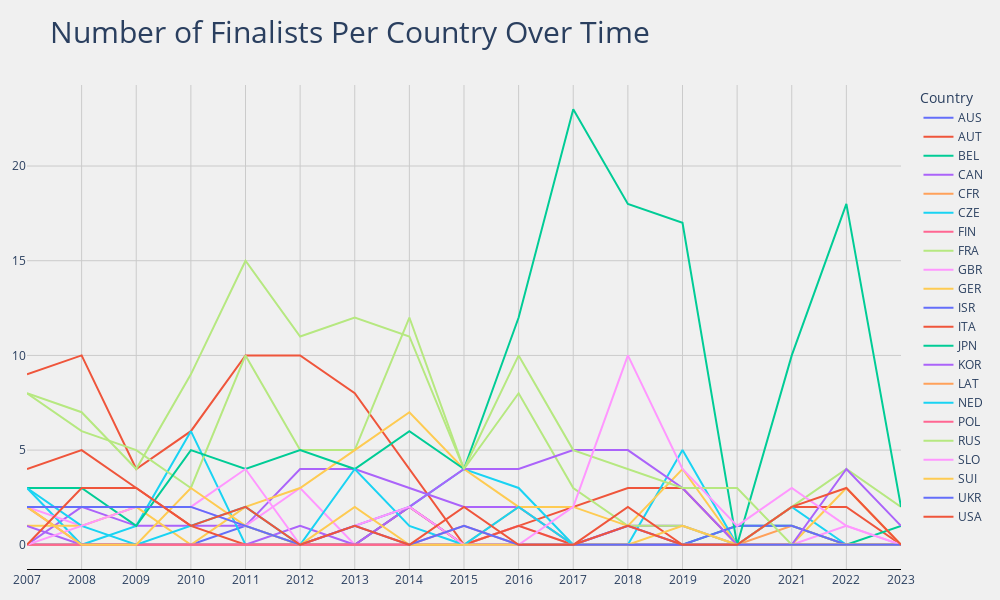

Notebook code for this chart:
### Code cell
fig = px.line(country_perf,
              width=1000,
              height=600
             )
fig.update_layout(
    title=dict(text=title, font=dict(size=30)),
    plot_bgcolor='#f0f0f0',
    paper_bgcolor='#f0f0f0',
    yaxis_title=None,
    xaxis_title=None,
    margin=dict(l=25, r=25, t=85, b=25)
)
fig.update_xaxes(
    showline=True,
    linecolor='black',
    gridcolor='#cbcbcb'
)
fig.update_yaxes(
    showticklabels=True,
    gridcolor='#cbcbcb'
)

### Figure 1 — Plotly figure (JSON) as saved in the notebook; plotly's stock layout.template omitted (floating-point values rounded to 4 significant figures)
{"data": [{"hovertemplate": "Country=AUS<br>Year=%{x}<br>value=%{y}<extra></extra>", "legendgroup": "AUS", "line": {"color": "#636efa", "dash": "solid"}, "marker": {"symbol": "circle"}, "mode": "lines", "name": "AUS", "orientation": "v", "showlegend": true, "type": "scatter", "x": ["2007", "2008", "2009", "2010", "2011", "2012", "2013", "2014", "2015", "2016", "2017", "2018", "2019", "2020", "2021", "2022", "2023"], "xaxis": "x", "y": [0, 0, 0, 0, 1, 0, 1, 2, 0, 0, 0, 0, 0, 0, 0, 0, 0], "yaxis": "y"}, {"hovertemplate": "Country=AUT<br>Year=%{x}<br>value=%{y}<extra></extra>", "legendgroup": "AUT", "line": {"color": "#EF553B", "dash": "solid"}, "marker": {"symbol": "circle"}, "mode": "lines", "name": "AUT", "orientation": "v", "showlegend": true, "type": "scatter", "x": ["2007", "2008", "2009", "2010", "2011", "2012", "2013", "2014", "2015", "2016", "2017", "2018", "2019", "2020", "2021", "2022", "2023"], "xaxis": "x", "y": [9, 10, 4, 6, 10, 10, 8, 4, 0, 1, 2, 3, 3, 0, 2, 2, 0], "yaxis": "y"}, {"hovertemplate": "Country=BEL<br>Year=%{x}<br>value=%{y}<extra></extra>", "legendgroup": "BEL", "line": {"color": "#00cc96", "dash": "solid"}, "marker": {"symbol": "circle"}, "mode": "lines", "name": "BEL", "orientation": "v", "showlegend": true, "type": "scatter", "x": ["2007", "2008", "2009", "2010", "2011", "2012", "2013", "2014", "2015", "2016", "2017", "2018", "2019", "2020", "2021", "2022", "2023"], "xaxis": "x", "y": [0, 0, 0, 0, 0, 0, 0, 0, 0, 0, 0, 0, 0, 1, 1, 0, 1], "yaxis": "y"}, {"hovertemplate": "Country=CAN<br>Year=%{x}<br>value=%{y}<extra></extra>", "legendgroup": "CAN", "line": {"color": "#ab63fa", "dash": "solid"}, "marker": {"symbol": "circle"}, "mode": "lines", "name": "CAN", "orientation": "v", "showlegend": true, "type": "scatter", "x": ["2007", "2008", "2009", "2010", "2011", "2012", "2013", "2014", "2015", "2016", "2017", "2018", "2019", "2020", "2021", "2022", "2023"], "xaxis": "x", "y": [0, 2, 1, 1, 1, 4, 4, 3, 2, 2, 0, 1, 1, 0, 0, 0, 0], "yaxis": "y"}, {"hovertemplate": "Country=CFR<br>Year=%{x}<br>value=%{y}<extra></extra>", "legendgroup": "CFR", "line": {"color": "#FFA15A", "dash": "solid"}, "marker": {"symbol": "circle"}, "mode": "lines", "name": "CFR", "orientation": "v", "showlegend": true, "type": "scatter", "x": ["2007", "2008", "2009", "2010", "2011", "2012", "2013", "2014", "2015", "2016", "2017", "2018", "2019", "2020", "2021", "2022", "2023"], "xaxis": "x", "y": [0, 0, 0, 0, 0, 0, 0, 0, 0, 0, 0, 0, 0, 0, 1, 0, 0], "yaxis": "y"}, {"hovertemplate": "Country=CZE<br>Year=%{x}<br>value=%{y}<extra></extra>", "legendgroup": "CZE", "line": {"color": "#19d3f3", "dash": "solid"}, "marker": {"symbol": "circle"}, "mode": "lines", "name": "CZE", "orientation": "v", "showlegend": true, "type": "scatter", "x": ["2007", "2008", "2009", "2010", "2011", "2012", "2013", "2014", "2015", "2016", "2017", "2018", "2019", "2020", "2021", "2022", "2023"], "xaxis": "x", "y": [3, 0, 1, 6, 0, 0, 0, 2, 4, 3, 0, 0, 5, 0, 2, 0, 0], "yaxis": "y"}, {"hovertemplate": "Country=FIN<br>Year=%{x}<br>value=%{y}<extra></extra>", "legendgroup": "FIN", "line": {"color": "#FF6692", "dash": "solid"}, "marker": {"symbol": "circle"}, "mode": "lines", "name": "FIN", "orientation": "v", "showlegend": true, "type": "scatter", "x": ["2007", "2008", "2009", "2010", "2011", "2012", "2013", "2014", "2015", "2016", "2017", "2018", "2019", "2020", "2021", "2022", "2023"], "xaxis": "x", "y": [2, 0, 0, 0, 0, 0, 0, 0, 0, 0, 0, 0, 0, 0, 0, 0, 0], "yaxis": "y"}, {"hovertemplate": "Country=FRA<br>Year=%{x}<br>value=%{y}<extra></extra>", "legendgroup": "FRA", "line": {"color": "#B6E880", "dash": "solid"}, "marker": {"symbol": "circle"}, "mode": "lines", "name": "FRA", "orientation": "v", "showlegend": true, "type": "scatter", "x": ["2007", "2008", "2009", "2010", "2011", "2012", "2013", "2014", "2015", "2016", "2017", "2018", "2019", "2020", "2021", "2022", "2023"], "xaxis": "x", "y": [8, 6, 5, 3, 10, 5, 5, 12, 4, 8, 3, 1, 1, 0, 2, 4, 2], "yaxis": "y"}, {"hovertemplate": "Country=GBR<br>Year=%{x}<br>value=%{y}<extra></extra>", "legendgroup": "GBR", "line": {"color": "#FF97FF", "dash": "solid"}, "marker": {"symbol": "circle"}, "mode": "lines", "name": "GBR", "orientation": "v", "showlegend": true, "type": "scatter", "x": ["2007", "2008", "2009", "2010", "2011", "2012", "2013", "2014", "2015", "2016", "2017", "2018", "2019", "2020", "2021", "2022", "2023"], "xaxis": "x", "y": [2, 1, 2, 2, 1, 3, 0, 0, 0, 1, 0, 1, 0, 0, 0, 1, 0], "yaxis": "y"}, {"hovertemplate": "Country=GER<br>Year=%{x}<br>value=%{y}<extra></extra>", "legendgroup": "GER", "line": {"color": "#FECB52", "dash": "solid"}, "marker": {"symbol": "circle"}, "mode": "lines", "name": "GER", "orientation": "v", "showlegend": true, "type": "scatter", "x": ["2007", "2008", "2009", "2010", "2011", "2012", "2013", "2014", "2015", "2016", "2017", "2018", "2019", "2020", "2021", "2022", "2023"], "xaxis": "x", "y": [1, 1, 2, 0, 2, 3, 5, 7, 4, 2, 2, 1, 4, 0, 0, 3, 0], "yaxis": "y"}, {"hovertemplate": "Country=ISR<br>Year=%{x}<br>value=%{y}<extra></extra>", "legendgroup": "ISR", "line": {"color": "#636efa", "dash": "solid"}, "marker": {"symbol": "circle"}, "mode": "lines", "name": "ISR", "orientation": "v", "showlegend": true, "type": "scatter", "x": ["2007", "2008", "2009", "2010", "2011", "2012", "2013", "2014", "2015", "2016", "2017", "2018", "2019", "2020", "2021", "2022", "2023"], "xaxis": "x", "y": [0, 0, 0, 0, 0, 0, 0, 0, 0, 0, 0, 1, 0, 1, 1, 0, 0], "yaxis": "y"}, {"hovertemplate": "Country=ITA<br>Year=%{x}<br>value=%{y}<extra></extra>", "legendgroup": "ITA", "line": {"color": "#EF553B", "dash": "solid"}, "marker": {"symbol": "circle"}, "mode": "lines", "name": "ITA", "orientation": "v", "showlegend": true, "type": "scatter", "x": ["2007", "2008", "2009", "2010", "2011", "2012", "2013", "2014", "2015", "2016", "2017", "2018", "2019", "2020", "2021", "2022", "2023"], "xaxis": "x", "y": [4, 5, 3, 1, 0, 0, 0, 2, 0, 1, 0, 2, 0, 0, 0, 0, 0], "yaxis": "y"}, {"hovertemplate": "Country=JPN<br>Year=%{x}<br>value=%{y}<extra></extra>", "legendgroup": "JPN", "line": {"color": "#00cc96", "dash": "solid"}, "marker": {"symbol": "circle"}, "mode": "lines", "name": "JPN", "orientation": "v", "showlegend": true, "type": "scatter", "x": ["2007", "2008", "2009", "2010", "2011", "2012", "2013", "2014", "2015", "2016", "2017", "2018", "2019", "2020", "2021", "2022", "2023"], "xaxis": "x", "y": [3, 3, 1, 5, 4, 5, 4, 6, 4, 12, 23, 18, 17, 0, 10, 18, 2], "yaxis": "y"}, {"hovertemplate": "Country=KOR<br>Year=%{x}<br>value=%{y}<extra></extra>", "legendgroup": "KOR", "line": {"color": "#ab63fa", "dash": "solid"}, "marker": {"symbol": "circle"}, "mode": "lines", "name": "KOR", "orientation": "v", "showlegend": true, "type": "scatter", "x": ["2007", "2008", "2009", "2010", "2011", "2012", "2013", "2014", "2015", "2016", "2017", "2018", "2019", "2020", "2021", "2022", "2023"], "xaxis": "x", "y": [1, 0, 0, 0, 0, 1, 0, 2, 4, 4, 5, 5, 3, 0, 0, 4, 1], "yaxis": "y"}, {"hovertemplate": "Country=LAT<br>Year=%{x}<br>value=%{y}<extra></extra>", "legendgroup": "LAT", "line": {"color": "#FFA15A", "dash": "solid"}, "marker": {"symbol": "circle"}, "mode": "lines", "name": "LAT", "orientation": "v", "showlegend": true, "type": "scatter", "x": ["2007", "2008", "2009", "2010", "2011", "2012", "2013", "2014", "2015", "2016", "2017", "2018", "2019", "2020", "2021", "2022", "2023"], "xaxis": "x", "y": [0, 0, 0, 0, 0, 0, 0, 0, 0, 2, 0, 0, 0, 0, 0, 0, 0], "yaxis": "y"}, {"hovertemplate": "Country=NED<br>Year=%{x}<br>value=%{y}<extra></extra>", "legendgroup": "NED", "line": {"color": "#19d3f3", "dash": "solid"}, "marker": {"symbol": "circle"}, "mode": "lines", "name": "NED", "orientation": "v", "showlegend": true, "type": "scatter", "x": ["2007", "2008", "2009", "2010", "2011", "2012", "2013", "2014", "2015", "2016", "2017", "2018", "2019", "2020", "2021", "2022", "2023"], "xaxis": "x", "y": [3, 1, 0, 1, 2, 0, 4, 1, 0, 2, 0, 0, 0, 0, 0, 0, 0], "yaxis": "y"}, {"hovertemplate": "Country=POL<br>Year=%{x}<br>value=%{y}<extra></extra>", "legendgroup": "POL", "line": {"color": "#FF6692", "dash": "solid"}, "marker": {"symbol": "circle"}, "mode": "lines", "name": "POL", "orientation": "v", "showlegend": true, "type": "scatter", "x": ["2007", "2008", "2009", "2010", "2011", "2012", "2013", "2014", "2015", "2016", "2017", "2018", "2019", "2020", "2021", "2022", "2023"], "xaxis": "x", "y": [0, 0, 0, 0, 0, 0, 0, 0, 1, 0, 0, 0, 0, 0, 0, 0, 0], "yaxis": "y"}, {"hovertemplate": "Country=RUS<br>Year=%{x}<br>value=%{y}<extra></extra>", "legendgroup": "RUS", "line": {"color": "#B6E880", "dash": "solid"}, "marker": {"symbol": "circle"}, "mode": "lines", "name": "RUS", "orientation": "v", "showlegend": true, "type": "scatter", "x": ["2007", "2008", "2009", "2010", "2011", "2012", "2013", "2014", "2015", "2016", "2017", "2018", "2019", "2020", "2021", "2022", "2023"], "xaxis": "x", "y": [8, 7, 4, 9, 15, 11, 12, 11, 4, 10, 5, 4, 3, 3, 0, 0, 0], "yaxis": "y"}, {"hovertemplate": "Country=SLO<br>Year=%{x}<br>value=%{y}<extra></extra>", "legendgroup": "SLO", "line": {"color": "#FF97FF", "dash": "solid"}, "marker": {"symbol": "circle"}, "mode": "lines", "name": "SLO", "orientation": "v", "showlegend": true, "type": "scatter", "x": ["2007", "2008", "2009", "2010", "2011", "2012", "2013", "2014", "2015", "2016", "2017", "2018", "2019", "2020", "2021", "2022", "2023"], "xaxis": "x", "y": [0, 1, 2, 2, 4, 0, 1, 2, 0, 0, 2, 10, 4, 1, 3, 1, 0], "yaxis": "y"}, {"hovertemplate": "Country=SUI<br>Year=%{x}<br>value=%{y}<extra></extra>", "legendgroup": "SUI", "line": {"color": "#FECB52", "dash": "solid"}, "marker": {"symbol": "circle"}, "mode": "lines", "name": "SUI", "orientation": "v", "showlegend": true, "type": "scatter", "x": ["2007", "2008", "2009", "2010", "2011", "2012", "2013", "2014", "2015", "2016", "2017", "2018", "2019", "2020", "2021", "2022", "2023"], "xaxis": "x", "y": [2, 0, 0, 3, 1, 0, 2, 0, 0, 0, 0, 0, 1, 0, 0, 0, 0], "yaxis": "y"}, {"hovertemplate": "Country=UKR<br>Year=%{x}<br>value=%{y}<extra></extra>", "legendgroup": "UKR", "line": {"color": "#636efa", "dash": "solid"}, "marker": {"symbol": "circle"}, "mode": "lines", "name": "UKR", "orientation": "v", "showlegend": true, "type": "scatter", "x": ["2007", "2008", "2009", "2010", "2011", "2012", "2013", "2014", "2015", "2016", "2017", "2018", "2019", "2020", "2021", "2022", "2023"], "xaxis": "x", "y": [2, 2, 2, 2, 1, 0, 1, 0, 1, 0, 0, 0, 0, 0, 0, 0, 0], "yaxis": "y"}, {"hovertemplate": "Country=USA<br>Year=%{x}<br>value=%{y}<extra></extra>", "legendgroup": "USA", "line": {"color": "#EF553B", "dash": "solid"}, "marker": {"symbol": "circle"}, "mode": "lines", "name": "USA", "orientation": "v", "showlegend": true, "type": "scatter", "x": ["2007", "2008", "2009", "2010", "2011", "2012", "2013", "2014", "2015", "2016", "2017", "2018", "2019", "2020", "2021", "2022", "2023"], "xaxis": "x", "y": [0, 3, 3, 1, 2, 0, 1, 0, 2, 0, 0, 1, 0, 0, 2, 3, 0], "yaxis": "y"}], "layout": {"height": 600, "legend": {"title": {"text": "Country"}, "tracegroupgap": 0}, "margin": {"b": 25, "l": 25, "r": 25, "t": 85}, "paper_bgcolor": "#f0f0f0", "plot_bgcolor": "#f0f0f0", "title": {"font": {"size": 30}, "text": "Number of Finalists Per Country Over Time"}, "width": 1000, "xaxis": {"anchor": "y", "autorange": true, "domain": [0, 1], "gridcolor": "#cbcbcb", "linecolor": "black", "range": [0, 16], "showline": true, "title": {}, "type": "category"}, "yaxis": {"anchor": "x", "autorange": true, "domain": [0, 1], "gridcolor": "#cbcbcb", "range": [-1.278, 24.28], "showticklabels": true, "title": {}, "type": "linear"}}}
